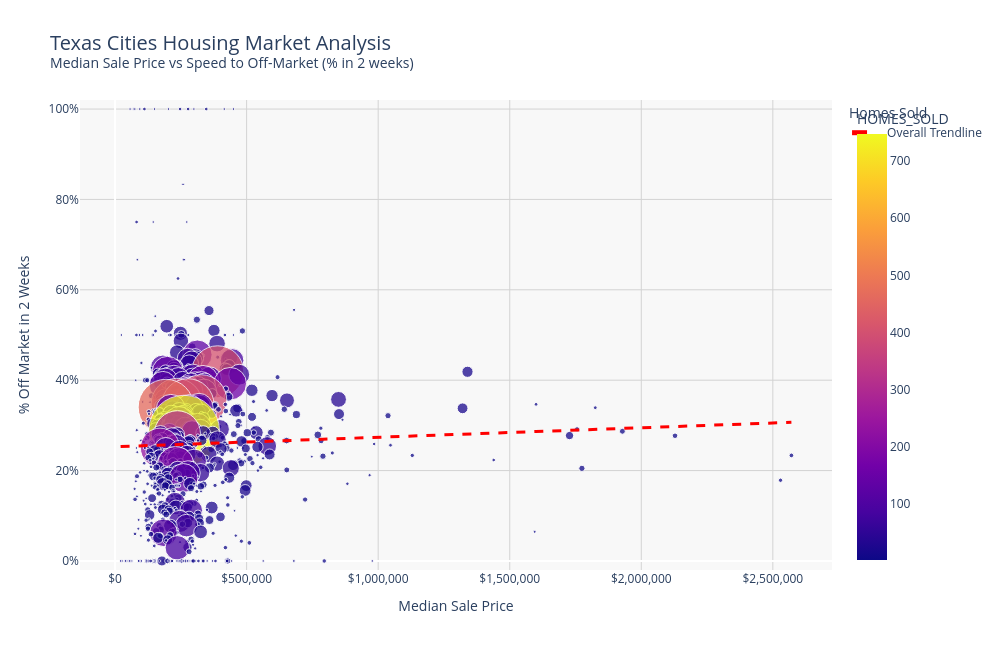

Source (notebook cell):
### Code cell
import plotly.express as px

fig = px.scatter(
    city_avg,
    x="MEDIAN_SALE_PRICE",
    y="OFF_MARKET_IN_TWO_WEEKS",
    size="HOMES_SOLD",
    color="HOMES_SOLD",                    # Added color by volume
    hover_name="CITY",
    hover_data={
        "MEDIAN_SALE_PRICE": "$,.0f",
        "OFF_MARKET_IN_TWO_WEEKS": ".1%",
        "HOMES_SOLD": ",.0f"
    },
    trendline="ols",
    trendline_scope="overall",
    size_max=50,
    opacity=0.75,                          # Helps with overlap
    title="Texas Cities Housing Market Analysis<br><sup>Median Sale Price vs Speed to Off-Market (% in 2 weeks)</sup>",
)

fig.update_layout(
    height=650,
    width=1000,
    title_font_size=20,
    xaxis_title="Median Sale Price",
    yaxis_title="% Off Market in 2 Weeks",
    xaxis=dict(
        tickformat="$,.0f",
        gridcolor="lightgray",
        showgrid=True
    ),
    yaxis=dict(
        tickformat=".0%",
        gridcolor="lightgray",
        range=[-0.02, 1.02]   # slight padding
    ),
    legend_title_text="Homes Sold",
    plot_bgcolor="rgba(248,248,248,1)",
)

# Improve trendline appearance
fig.update_traces(
    selector=dict(mode='lines'),
    line=dict(color='red', width=3, dash='dash')
)

# Optional: Log scale on x-axis (often better for housing prices)
# fig.update_xaxes(type="log")

fig.show()

### Figure 1 — Plotly figure (JSON) as saved in the notebook; plotly's stock layout.template omitted (floating-point values rounded to 4 significant figures; data arrays with more than 128 entries replaced by an {"elided": "..."} marker saying what was removed)
{"data": [{"customdata": {"elided": "907x1 float values"}, "hovertemplate": "<b>%{hovertext}</b><br><br>MEDIAN_SALE_PRICE=%{x$,.0f}<br>OFF_MARKET_IN_TWO_WEEKS=%{y.1%}<br>HOMES_SOLD=%{marker.color,.0f}<extra></extra>", "hovertext": {"elided": "907 str values"}, "legendgroup": "", "marker": {"color": {"elided": "907 float values"}, "coloraxis": "coloraxis", "opacity": 0.75, "size": {"elided": "907 float values"}, "sizemode": "area", "sizeref": 0.2991, "symbol": "circle"}, "mode": "markers", "name": "", "orientation": "v", "showlegend": false, "type": "scatter", "x": {"elided": "907 float values"}, "xaxis": "x", "y": {"elided": "907 float values"}, "yaxis": "y"}, {"hovertemplate": "<b>OLS trendline</b><br>OFF_MARKET_IN_TWO_WEEKS = 2.10706e-08 * MEDIAN_SALE_PRICE + 0.252638<br>R<sup>2</sup>=0.000962<br><br>MEDIAN_SALE_PRICE=%{x$,.0f}<br>OFF_MARKET_IN_TWO_WEEKS=%{y.1%} <b>(trend)</b><extra></extra>", "legendgroup": "Overall Trendline", "line": {"color": "red", "dash": "dash", "width": 3}, "mode": "lines", "name": "Overall Trendline", "showlegend": true, "type": "scatter", "x": {"elided": "907 float values"}, "xaxis": "x", "y": {"elided": "907 float values"}, "yaxis": "y"}], "layout": {"coloraxis": {"colorbar": {"title": {"text": "HOMES_SOLD"}}, "colorscale": [[0, "#0d0887"], [0.1111, "#46039f"], [0.2222, "#7201a8"], [0.3333, "#9c179e"], [0.4444, "#bd3786"], [0.5556, "#d8576b"], [0.6667, "#ed7953"], [0.7778, "#fb9f3a"], [0.8889, "#fdca26"], [1, "#f0f921"]]}, "height": 650, "legend": {"itemsizing": "constant", "title": {"text": "Homes Sold"}, "tracegroupgap": 0}, "plot_bgcolor": "rgba(248,248,248,1)", "title": {"font": {"size": 20}, "text": "Texas Cities Housing Market Analysis<br><sup>Median Sale Price vs Speed to Off-Market (% in 2 weeks)</sup>"}, "width": 1000, "xaxis": {"anchor": "y", "domain": [0, 1], "gridcolor": "lightgray", "showgrid": true, "tickformat": "$,.0f", "title": {"text": "Median Sale Price"}}, "yaxis": {"anchor": "x", "domain": [0, 1], "gridcolor": "lightgray", "range": [-0.02, 1.02], "tickformat": ".0%", "title": {"text": "% Off Market in 2 Weeks"}}}}
